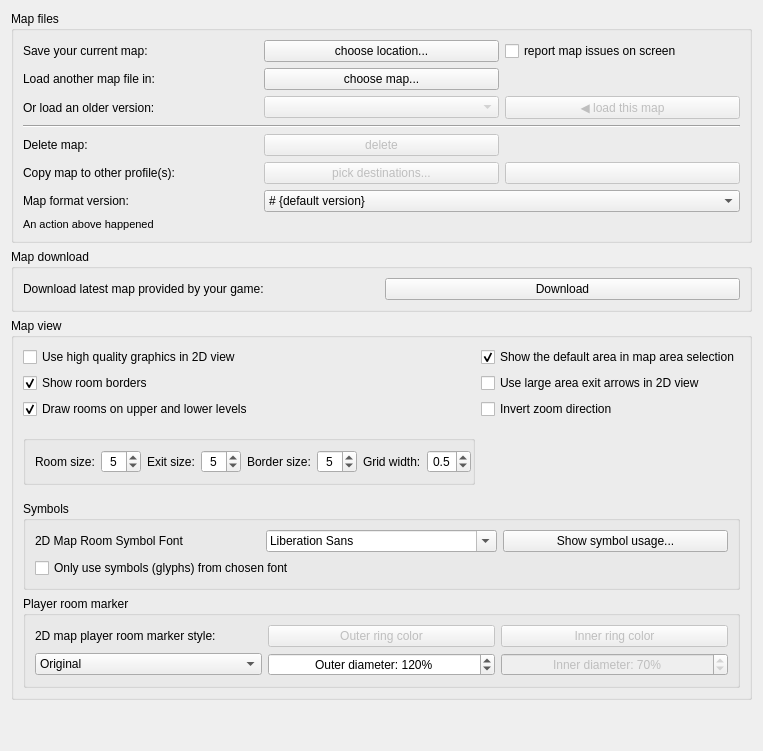
     <widget class="QWidget" name="tab_mapper">
      <attribute name="title">
       <string>Mapper</string>
      </attribute>
      <layout class="QVBoxLayout" name="vBoxLayout_tab_mapper">
       <item>
        <widget class="QGroupBox" name="groupBox_mapFiles">
         <property name="title">
          <string>Map files</string>
         </property>
         <layout class="QGridLayout" name="gridLayout_groupBox_mapFiles">
          <item row="0" column="0">
           <widget class="QLabel" name="label_saveMap">
            <property name="text">
             <string>Save your current map:</string>
            </property>
            <property name="buddy">
             <cstring>pushButton_saveMap</cstring>
            </property>
           </widget>
          </item>
          <item row="0" column="1">
           <widget class="QPushButton" name="pushButton_saveMap">
            <property name="text">
             <string>choose location...</string>
            </property>
           </widget>
          </item>
          <item row="0" column="2">
           <widget class="QCheckBox" name="checkBox_reportMapIssuesOnScreen">
            <property name="toolTip">
             <string>&lt;p&gt;Mudlet now does some sanity checking and repairing to clean up issues that may have arisen in previous version due to faulty code or badly documented commands. However if significant problems are found the report can be quite extensive, in particular for larger maps.&lt;/p&gt;&lt;p&gt;Unless this option is set, Mudlet will reduce the amount of on-screen messages by hiding many texts and showing a suggestion to review the report file instead.&lt;/p&gt;</string>
            </property>
            <property name="accessibleDescription">
             <string>When checked, show the full map sanity-check and repair report on screen. Otherwise Mudlet hides most messages and points you at the report file instead, which is helpful for large maps.</string>
            </property>
            <property name="text">
             <string>report map issues on screen</string>
            </property>
           </widget>
          </item>
          <item row="1" column="0">
           <widget class="QLabel" name="label_loadMap">
            <property name="text">
             <string>Load another map file in:</string>
            </property>
            <property name="buddy">
             <cstring>pushButton_loadMap</cstring>
            </property>
           </widget>
          </item>
          <item row="1" column="1">
           <widget class="QPushButton" name="pushButton_loadMap">
            <property name="text">
             <string>choose map...</string>
            </property>
           </widget>
          </item>
          <item row="2" column="0">
           <widget class="QLabel" name="label_loadHistoricMap">
            <property name="text">
             <string>Or load an older version:</string>
            </property>
           </widget>
          </item>
          <item row="2" column="1">
           <widget class="QComboBox" name="comboBox_mapHistory">
            <property name="enabled">
             <bool>false</bool>
            </property>
           </widget>
          </item>
          <item row="2" column="2">
           <widget class="QPushButton" name="pushButton_loadHistoricMap">
            <property name="enabled">
             <bool>false</bool>
            </property>
            <property name="text">
             <string>◀ load this map</string>
            </property>
           </widget>
          </item>
          <item row="3" column="0" colspan="3">
           <widget class="Line" name="line">
            <property name="orientation">
             <enum>Qt::Orientation::Horizontal</enum>
            </property>
           </widget>
          </item>
          <item row="4" column="0">
           <widget class="QLabel" name="label_deleteMap">
            <property name="text">
             <string>Delete map:</string>
            </property>
            <property name="buddy">
             <cstring>pushButton_deleteMap</cstring>
            </property>
           </widget>
          </item>
          <item row="4" column="1">
           <widget class="QPushButton" name="pushButton_deleteMap">
            <property name="enabled">
             <bool>false</bool>
            </property>
            <property name="text">
             <string comment="Text on the button to delete a map, ensure the text matches the word or words `quoted` for the adjacent checkbox">delete</string>
            </property>
           </widget>
          </item>
          <item row="5" column="0">
           <widget class="QLabel" name="label_copyMap">
            <property name="text">
             <string>Copy map to other profile(s):</string>
            </property>
            <property name="buddy">
             <cstring>pushButton_chooseProfiles</cstring>
            </property>
           </widget>
          </item>
          <item row="5" column="1">
           <widget class="QPushButton" name="pushButton_chooseProfiles">
            <property name="enabled">
             <bool>false</bool>
            </property>
            <property name="toolTip">
             <string>&lt;p&gt;Select profiles that you want to copy map to, then press the Copy button to the right.&lt;/p&gt;</string>
            </property>
            <property name="accessibleDescription">
             <string>Select profiles that you want to copy map to, then press the Copy button to the right.</string>
            </property>
            <property name="text">
             <string comment="text on button to select other profiles to receive the map from this profile, this is used when no profiles have been selected">pick destinations...</string>
            </property>
           </widget>
          </item>
          <item row="5" column="2">
           <widget class="QPushButton" name="pushButton_copyMap">
            <property name="enabled">
             <bool>false</bool>
            </property>
            <property name="toolTip">
             <string>&lt;p&gt;Copy map into the selected profiles on the left.&lt;/p&gt;</string>
            </property>
            <property name="accessibleDescription">
             <string>Copy map into the selected profiles on the left.</string>
            </property>
            <property name="text">
             <string notr="true" comment="text will be placed on this button by the C++ code"/>
            </property>
           </widget>
          </item>
          <item row="6" column="0">
           <widget class="QLabel" name="label_mapFileSaveFormatVersion">
            <property name="text">
             <string>Map format version:</string>
            </property>
            <property name="buddy">
             <cstring>comboBox_mapFileSaveFormatVersion</cstring>
            </property>
           </widget>
          </item>
          <item row="6" column="1" colspan="2">
           <widget class="QComboBox" name="comboBox_mapFileSaveFormatVersion">
            <property name="sizePolicy">
             <sizepolicy hsizetype="Minimum" vsizetype="Fixed">
              <horstretch>0</horstretch>
              <verstretch>0</verstretch>
             </sizepolicy>
            </property>
            <property name="maximumSize">
             <size>
              <width>16777215</width>
              <height>16777215</height>
             </size>
            </property>
            <property name="toolTip">
             <string>&lt;p&gt;Change this to a lower version if you need to save your map in a format that can be read by older versions of Mudlet. Doing so will lose the extra data available in the current map format.&lt;/p&gt;</string>
            </property>
            <property name="accessibleDescription">
             <string>Change this to a lower version if you need to save your map in a format that can be read by older versions of Mudlet. Doing so will lose the extra data available in the current map format.</string>
            </property>
            <property name="editable">
             <bool>false</bool>
            </property>
            <property name="currentText">
             <string># {default version}</string>
            </property>
            <item>
             <property name="text">
              <string># {default version}</string>
             </property>
            </item>
           </widget>
          </item>
          <item row="7" column="0" colspan="3">
           <widget class="QLabel" name="label_mapFileActionResult">
            <property name="font">
             <font>
              <pointsize>8</pointsize>
             </font>
            </property>
            <property name="text">
             <string>An action above happened</string>
            </property>
           </widget>
          </item>
         </layout>
        </widget>
       </item>
       <item>
        <widget class="QGroupBox" name="groupBox_downloadMapOptions">
         <property name="title">
          <string>Map download</string>
         </property>
         <layout class="QHBoxLayout" name="hBoxLayout_groupBox_downloadMapOptions">
          <item>
           <widget class="QLabel" name="label_11">
            <property name="toolTip">
             <string>&lt;p&gt;On games that provide maps for download, you can press this button to get the latest map. Note that this will &lt;span style=&quot; font-weight:600;&quot;&gt;overwrite&lt;/span&gt; any changes you've done to your map, and will use the new map only.&lt;/p&gt;</string>
            </property>
            <property name="accessibleDescription">
             <string>On games that provide maps for download, you can press this button to get the latest map. Note that this will overwrite any changes you've done to your map, and will use the new map only.</string>
            </property>
            <property name="text">
             <string>Download latest map provided by your game:</string>
            </property>
            <property name="buddy">
             <cstring>buttonDownloadMap</cstring>
            </property>
           </widget>
          </item>
          <item>
           <widget class="QPushButton" name="buttonDownloadMap">
            <property name="toolTip">
             <string>&lt;p&gt;On games that provide maps for download, you can press this button to get the latest map. Note that this will &lt;span style=&quot; font-weight:600;&quot;&gt;overwrite&lt;/span&gt; any changes you've done to your map, and will use the new map only.&lt;/p&gt;</string>
            </property>
            <property name="accessibleDescription">
             <string>On games that provide maps for download, you can press this button to get the latest map. Note that this will overwrite any changes you've done to your map, and will use the new map only.</string>
            </property>
            <property name="text">
             <string>Download</string>
            </property>
           </widget>
          </item>
         </layout>
        </widget>
       </item>
       <item>
        <widget class="QGroupBox" name="groupBox_mapViewOptions">
         <property name="title">
          <string>Map view</string>
         </property>
         <layout class="QGridLayout" name="gridLayout_groupBox_mapViewOptions">
          <item row="7" column="0">
           <spacer name="roomSizeTopMarginSpacer">
            <property name="orientation">
             <enum>Qt::Orientation::Vertical</enum>
            </property>
            <property name="sizeType">
             <enum>QSizePolicy::Policy::Fixed</enum>
            </property>
            <property name="sizeHint" stdset="0">
             <size>
              <width>20</width>
              <height>10</height>
             </size>
            </property>
           </spacer>
          </item>
          <item row="1" column="3" colspan="2">
           <widget class="QCheckBox" name="checkBox_largeAreaExitArrows">
            <property name="text">
             <string>Use large area exit arrows in 2D view</string>
            </property>
            <property name="checked">
             <bool>false</bool>
            </property>
           </widget>
          </item>
          <item row="9" column="0" colspan="5">
           <widget class="QGroupBox" name="groupBox_mapSymbols">
            <property name="title">
             <string>Symbols</string>
            </property>
            <layout class="QGridLayout" name="gridLayout_groupBox_mapSymbols">
             <item row="1" column="0" colspan="2">
              <widget class="QCheckBox" name="checkBox_isOnlyMapSymbolFontToBeUsed">
               <property name="text">
                <string>Only use symbols (glyphs) from chosen font</string>
               </property>
              </widget>
             </item>
             <item row="0" column="2">
              <widget class="QPushButton" name="pushButton_showGlyphUsage">
               <property name="text">
                <string>Show symbol usage...</string>
               </property>
              </widget>
             </item>
             <item row="0" column="0">
              <widget class="QLabel" name="label_mapSymbolsFont">
               <property name="text">
                <string>2D Map Room Symbol Font</string>
               </property>
              </widget>
             </item>
             <item row="0" column="1">
              <widget class="QFontComboBox" name="fontComboBox_mapSymbols"/>
             </item>
            </layout>
           </widget>
          </item>
          <item row="2" column="0">
           <widget class="QCheckBox" name="checkBox_drawUpperLowerLevels">
            <property name="toolTip">
             <string>&lt;p&gt;When enabled, rooms on floors above and below the current level will be drawn with a lighter color to show the map layout context.&lt;/p&gt;</string>
            </property>
            <property name="accessibleDescription">
             <string>When enabled, rooms on floors above and below the current level will be drawn with a lighter color to show the map layout context.</string>
            </property>
            <property name="text">
             <string>Draw rooms on upper and lower levels</string>
            </property>
            <property name="checked">
             <bool>true</bool>
            </property>
           </widget>
          </item>
          <item row="2" column="3">
           <widget class="QCheckBox" name="checkBox_invertMapZoom">
            <property name="toolTip">
             <string>&lt;p&gt;If checked, scrolling up zooms out and scrolling down zooms in. If unchecked, scrolling up zooms in and scrolling down zooms out.&lt;/p&gt;</string>
            </property>
            <property name="accessibleDescription">
             <string>If checked, scrolling up zooms out and scrolling down zooms in. If unchecked, scrolling up zooms in and scrolling down zooms out.</string>
            </property>
            <property name="text">
             <string>Invert zoom direction</string>
            </property>
            <property name="checked">
             <bool>false</bool>
            </property>
           </widget>
          </item>
          <item row="3" column="0">
           <spacer name="roomSizeBottomMarginSpacer">
            <property name="orientation">
             <enum>Qt::Orientation::Vertical</enum>
            </property>
            <property name="sizeType">
             <enum>QSizePolicy::Policy::Fixed</enum>
            </property>
            <property name="sizeHint" stdset="0">
             <size>
              <width>20</width>
              <height>10</height>
             </size>
            </property>
           </spacer>
          </item>
          <item row="0" column="3" colspan="2">
           <widget class="QCheckBox" name="checkBox_showDefaultArea">
            <property name="toolTip">
             <string>&lt;p&gt;The default area (area id -1) is used by some mapper scripts as a temporary 'holding area' for rooms before they're placed in the correct area.&lt;/p&gt;</string>
            </property>
            <property name="accessibleDescription">
             <string>The default area (area id -1) is used by some mapper scripts as a temporary 'holding area' for rooms before they're placed in the correct area.</string>
            </property>
            <property name="text">
             <string>Show the default area in map area selection</string>
            </property>
            <property name="checked">
             <bool>true</bool>
            </property>
           </widget>
          </item>
          <item row="1" column="0" colspan="2">
           <widget class="QCheckBox" name="checkbox_mMapperShowRoomBorders">
            <property name="toolTip">
             <string>&lt;p&gt;This enables borders around room. Color can be set in Mapper colors tab.&lt;/p&gt;</string>
            </property>
            <property name="accessibleDescription">
             <string>This enables borders around room. Color can be set in Mapper colors tab.</string>
            </property>
            <property name="text">
             <string>Show room borders</string>
            </property>
            <property name="checked">
             <bool>true</bool>
            </property>
           </widget>
          </item>
          <item row="0" column="0" colspan="2">
           <widget class="QCheckBox" name="mMapperUseAntiAlias">
            <property name="toolTip">
             <string>&lt;p&gt;This enables anti-aliasing (AA) for the 2D map view, making it look smoother and nicer. Disable this if you're on a very slow computer.&lt;/p&gt;&lt;p&gt;3D map view always has anti-aliasing enabled.&lt;/p&gt;</string>
            </property>
            <property name="accessibleDescription">
             <string>This enables anti-aliasing (AA) for the 2D map view, making it look smoother and nicer. Disable this if you're on a very slow computer. 3D map view always has anti-aliasing enabled.</string>
            </property>
            <property name="text">
             <string>Use high quality graphics in 2D view</string>
            </property>
           </widget>
          </item>
          <item row="11" column="0" colspan="5">
           <widget class="QGroupBox" name="widget_playerRoomStyle">
            <property name="title">
             <string>Player room marker</string>
            </property>
            <layout class="QGridLayout" name="gridLayout_widget_playerRoomStyle">
             <item row="0" column="0">
              <widget class="QLabel" name="label_playerRoomStyle">
               <property name="text">
                <string>2D map player room marker style:</string>
               </property>
              </widget>
             </item>
             <item row="0" column="1">
              <widget class="QPushButton" name="pushButton_playerRoomPrimaryColor">
               <property name="enabled">
                <bool>false</bool>
               </property>
               <property name="text">
                <string>Outer ring color</string>
               </property>
              </widget>
             </item>
             <item row="0" column="2">
              <widget class="QPushButton" name="pushButton_playerRoomSecondaryColor">
               <property name="enabled">
                <bool>false</bool>
               </property>
               <property name="text">
                <string>Inner ring color</string>
               </property>
              </widget>
             </item>
             <item row="1" column="0">
              <widget class="QComboBox" name="comboBox_playerRoomStyle">
               <property name="currentIndex">
                <number>0</number>
               </property>
               <property name="sizeAdjustPolicy">
                <enum>QComboBox::SizeAdjustPolicy::AdjustToContents</enum>
               </property>
               <item>
                <property name="text">
                 <string>Original</string>
                </property>
               </item>
               <item>
                <property name="text">
                 <string>Red ring</string>
                </property>
               </item>
               <item>
                <property name="text">
                 <string>Blue/Yellow ring</string>
                </property>
               </item>
               <item>
                <property name="text">
                 <string>Custom ring</string>
                </property>
               </item>
              </widget>
             </item>
             <item row="1" column="1">
              <widget class="QSpinBox" name="spinBox_playerRoomOuterDiameter">
               <property name="toolTip">
                <string>&lt;p&gt;Percentage ratio (&lt;i&gt;the default is 120%&lt;/i&gt;) of the marker symbol to the space available for the room.&lt;/p&gt;</string>
               </property>
               <property name="accessibleDescription">
                <string>Percentage ratio (the default is 120%) of the marker symbol to the space available for the room.</string>
               </property>
               <property name="alignment">
                <set>Qt::AlignmentFlag::AlignCenter</set>
               </property>
               <property name="suffix">
                <string>%</string>
               </property>
               <property name="prefix">
                <string>Outer diameter: </string>
               </property>
               <property name="minimum">
                <number>50</number>
               </property>
               <property name="maximum">
                <number>200</number>
               </property>
               <property name="value">
                <number>120</number>
               </property>
              </widget>
             </item>
             <item row="1" column="2">
              <widget class="QSpinBox" name="spinBox_playerRoomInnerDiameter">
               <property name="enabled">
                <bool>false</bool>
               </property>
               <property name="toolTip">
                <string>&lt;p&gt;Percentage ratio of the inner diameter of the marker symbol to the outer one (&lt;i&gt;the default is 70%&lt;/i&gt;).&lt;/p&gt;</string>
               </property>
               <property name="accessibleDescription">
                <string>Percentage ratio of the inner diameter of the marker symbol to the outer one (the default is 70%).</string>
               </property>
               <property name="alignment">
                <set>Qt::AlignmentFlag::AlignCenter</set>
               </property>
               <property name="suffix">
                <string>%</string>
               </property>
               <property name="prefix">
                <string>Inner diameter: </string>
               </property>
               <property name="maximum">
                <number>96</number>
               </property>
               <property name="value">
                <number>70</number>
               </property>
              </widget>
             </item>
            </layout>
           </widget>
          </item>
          <item row="4" column="0" colspan="3">
           <widget class="QGroupBox" name="gridGroupBox">
            <property name="enabled">
             <bool>true</bool>
            </property>
            <property name="sizePolicy">
             <sizepolicy hsizetype="Preferred" vsizetype="Preferred">
              <horstretch>0</horstretch>
              <verstretch>0</verstretch>
             </sizepolicy>
            </property>
            <property name="flat">
             <bool>true</bool>
            </property>
            <layout class="QGridLayout" name="groupBox_sizing">
             <property name="rightMargin">
              <number>1</number>
             </property>
             <property name="horizontalSpacing">
              <number>-1</number>
             </property>
             <item row="0" column="0">
              <widget class="QLabel" name="label_roomSize">
               <property name="sizePolicy">
                <sizepolicy hsizetype="Maximum" vsizetype="Preferred">
                 <horstretch>0</horstretch>
                 <verstretch>0</verstretch>
                </sizepolicy>
               </property>
               <property name="text">
                <string>Room size:</string>
               </property>
               <property name="buddy">
                <cstring>spinBox_roomSize</cstring>
               </property>
              </widget>
             </item>
             <item row="0" column="2">
              <widget class="QLabel" name="label_exitSize">
               <property name="sizePolicy">
                <sizepolicy hsizetype="Maximum" vsizetype="Preferred">
                 <horstretch>0</horstretch>
                 <verstretch>0</verstretch>
                </sizepolicy>
               </property>
               <property name="text">
                <string>Exit size:</string>
               </property>
               <property name="buddy">
                <cstring>spinBox_exitSize</cstring>
               </property>
              </widget>
             </item>
             <item row="0" column="1">
              <widget class="QSpinBox" name="spinBox_roomSize">
               <property name="sizePolicy">
                <sizepolicy hsizetype="MinimumExpanding" vsizetype="Fixed">
                 <horstretch>0</horstretch>
                 <verstretch>0</verstretch>
                </sizepolicy>
               </property>
               <property name="minimumSize">
                <size>
                 <width>30</width>
                 <height>0</height>
                </size>
               </property>
               <property name="alignment">
                <set>Qt::AlignmentFlag::AlignCenter</set>
               </property>
               <property name="minimum">
                <number>1</number>
               </property>
               <property name="maximum">
                <number>11</number>
               </property>
               <property name="value">
                <number>5</number>
               </property>
              </widget>
             </item>
             <item row="0" column="4">
              <widget class="QLabel" name="label_borderSize">
               <property name="sizePolicy">
                <sizepolicy hsizetype="Maximum" vsizetype="Preferred">
                 <horstretch>0</horstretch>
                 <verstretch>0</verstretch>
                </sizepolicy>
               </property>
               <property name="text">
                <string>Border size:</string>
               </property>
               <property name="buddy">
                <cstring>spinBox_borderSize</cstring>
               </property>
              </widget>
             </item>
             <item row="0" column="5">
              <widget class="QSpinBox" name="spinBox_borderSize">
               <property name="sizePolicy">
                <sizepolicy hsizetype="MinimumExpanding" vsizetype="Fixed">
                 <horstretch>0</horstretch>
                 <verstretch>0</verstretch>
                </sizepolicy>
               </property>
               <property name="alignment">
                <set>Qt::AlignmentFlag::AlignCenter</set>
               </property>
               <property name="minimum">
                <number>1</number>
               </property>
               <property name="maximum">
                <number>11</number>
               </property>
               <property name="value">
                <number>5</number>
               </property>
              </widget>
             </item>
             <item row="0" column="6">
              <widget class="QLabel" name="label_gridSize">
               <property name="sizePolicy">
                <sizepolicy hsizetype="Maximum" vsizetype="Preferred">
                 <horstretch>0</horstretch>
                 <verstretch>0</verstretch>
                </sizepolicy>
               </property>
               <property name="text">
                <string>Grid width:</string>
               </property>
               <property name="buddy">
                <cstring>doubleSpinBox_gridSize</cstring>
               </property>
              </widget>
             </item>
             <item row="0" column="3">
              <widget class="QSpinBox" name="spinBox_exitSize">
               <property name="sizePolicy">
                <sizepolicy hsizetype="MinimumExpanding" vsizetype="Fixed">
                 <horstretch>0</horstretch>
                 <verstretch>0</verstretch>
                </sizepolicy>
               </property>
               <property name="alignment">
                <set>Qt::AlignmentFlag::AlignCenter</set>
               </property>
               <property name="minimum">
                <number>1</number>
               </property>
               <property name="maximum">
                <number>11</number>
               </property>
               <property name="value">
                <number>5</number>
               </property>
              </widget>
             </item>
             <item row="0" column="7">
              <widget class="QDoubleSpinBox" name="doubleSpinBox_gridSize">
               <property name="sizePolicy">
                <sizepolicy hsizetype="MinimumExpanding" vsizetype="Fixed">
                 <horstretch>0</horstretch>
                 <verstretch>0</verstretch>
                </sizepolicy>
               </property>
               <property name="alignment">
                <set>Qt::AlignmentFlag::AlignCenter</set>
               </property>
               <property name="decimals">
                <number>1</number>
               </property>
               <property name="minimum">
                <double>0.100000000000000</double>
               </property>
               <property name="maximum">
                <double>5.000000000000000</double>
               </property>
               <property name="singleStep">
                <double>0.100000000000000</double>
               </property>
               <property name="value">
                <double>0.500000000000000</double>
               </property>
              </widget>
             </item>
            </layout>
           </widget>
          </item>
         </layout>
        </widget>
       </item>
       <item>
        <spacer name="verticalSpacer_mapper">
         <property name="orientation">
          <enum>Qt::Orientation::Vertical</enum>
         </property>
         <property name="sizeHint" stdset="0">
          <size>
           <width>20</width>
           <height>40</height>
          </size>
         </property>
        </spacer>
       </item>
      </layout>
     </widget>
